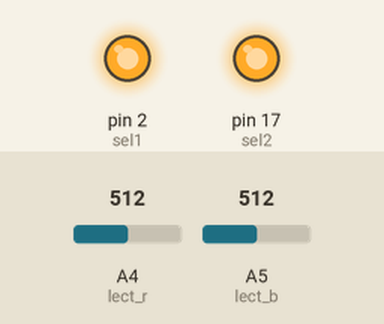
Recording of a sketch running on a simulated Arduino Uno, built with avr-gcc and run on an emulated ATmega328P. Parts: output pins drawn as LEDs (lit = HIGH). Inputs (shaded band) come from the test bench; at power-on: A4 (lect_r) = 512, A5 (lect_b) = 512. What the sketch prints to the serial monitor is not drawn.

Above: at 5.1 s.
Timing chart, 0 to 11.9 s (numbered marks = the images above):
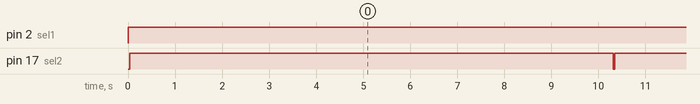

Measured:
- by itself, pin 2 (sel1): LOW → HIGH at 0.00 s
- by itself, pin 17 (sel2): alternates HIGH for 10.3 s and LOW for 0.03 s

The sketch:

fototransistor.ino
```cpp
//Phototransistors
const int sel1 = 2; //se reasigna por falta de pines: blanco sube segundo piso
const int sel2 = 17;//gris sube segundo piso
const int lect_r = 18;//marron sube segundo piso
const int lect_b = 19;//amarillo sube segundo piso
void setup() {

  //Fototransistores
  pinMode(sel1, OUTPUT);
  pinMode(sel2, OUTPUT);
  pinMode(lect_r, INPUT);
  pinMode(lect_b, INPUT);

  Serial.begin(9600);
}
typedef struct{
  int R;
  int G;
  int B;
}zonas;
zonas temp;//fototransistores

float input_neuron[10];
void loop() {

//Control de versiones
  //Realizamos la lectura para el cuadrante 1
  digitalWrite(sel1, LOW);
  digitalWrite(sel2, LOW);
  delay(1);

  temp.B = analogRead(lect_b);
    Serial.println("Tempb 1: ");
  Serial.println(temp.B);
  input_neuron[3] = (1.0/212.0)*temp.B-1.20755;
  input_neuron[3] = constrain(input_neuron[3],0,1);
  temp.R = analogRead(lect_r);
    Serial.println("Tempr 1: ");
  Serial.println(temp.R);
  input_neuron[2] = 0.001038*temp.R-0.0322;
  input_neuron[2] = constrain(input_neuron[2],0,1);

  //Realizamos la lectura para el cuadrante 2
  digitalWrite(sel1, LOW);
  digitalWrite(sel2, HIGH);
  delay(1);

  temp.B = analogRead(lect_b);
    Serial.println("Tempb 2: ");
  Serial.println(temp.B);
  input_neuron[5] = (1.0/212.0)*temp.B-1.20755;
  input_neuron[5] = constrain(input_neuron[5],0,1);
  temp.R = analogRead(lect_r);
    Serial.println("Tempr 2: ");
  Serial.println(temp.R);
  input_neuron[4] = 0.001038*temp.R-0.0322;
  input_neuron[4] = constrain(input_neuron[4],0,1);

  //Realizamos la lectura para el cuadrante 3
  digitalWrite(sel1, HIGH);
  digitalWrite(sel2, LOW);
  delay(1);
  temp.B = analogRead(lect_b);
    Serial.println("Tempb 3: ");
  Serial.println(temp.B);
  input_neuron[7] = (1.0/212.0)*temp.B-1.20755;
  input_neuron[7] = constrain(input_neuron[7],0,1);
  temp.R = analogRead(lect_r);
    Serial.println("Tempr 3: ");
  Serial.println(temp.R);
  input_neuron[6] = 0.001038*temp.R-0.0322;
  input_neuron[6] = constrain(input_neuron[6],0,1);

  //Realizamos la lectura para el cuadrante 4
  digitalWrite(sel1, HIGH);
  digitalWrite(sel2, HIGH);
  delay(1);
  temp.B = analogRead(lect_b);
  Serial.println("Tempb 4: ");
  Serial.println(temp.B);
  input_neuron[9] = (1.0/212.0)*temp.B-1.20755;
  input_neuron[9] = constrain(input_neuron[9],0,1);
  temp.R = analogRead(lect_r);
    Serial.println("Tempr 4: ");
  Serial.println(temp.R);
  input_neuron[8] = 0.001038*temp.R-0.0322;
  input_neuron[8] = constrain(input_neuron[8],0,1);
//******************************************************************//
  Serial.println("Valor neurona 2, roja:");
  Serial.println(input_neuron[2]);
  Serial.println("Valor neurona 4, roja:");
  Serial.println(input_neuron[4]);
  Serial.println("Valor neurona 6, roja:");
  Serial.println(input_neuron[6]);
  Serial.println("Valor neurona 8, roja:");
  Serial.println(input_neuron[8]);

  Serial.println("Valor neurona 3, azul:");
  Serial.println(input_neuron[3]);
  Serial.println("Valor neurona 5, azul:");
  Serial.println(input_neuron[5]);
  Serial.println("Valor neurona 7, azul:");
  Serial.println(input_neuron[7]);
  Serial.println("Valor neurona 9, azul:");
  Serial.println(input_neuron[9]);
//***************************************************************//

  delay(10000);
}
```
